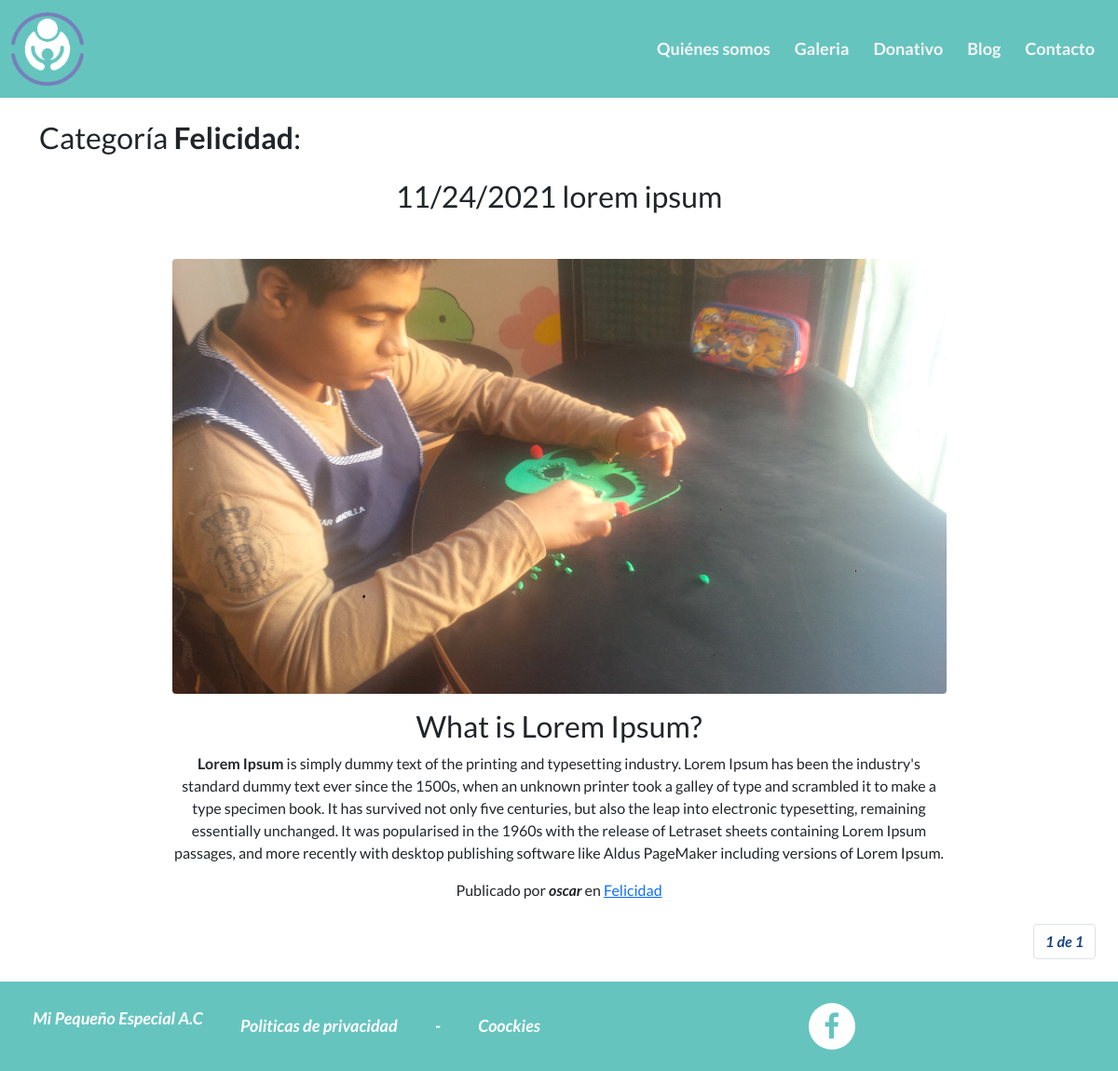
Page /blog/1/ on the committed database.
### posts/models.py (models this page shows, shortened)
class Category(models.Model):
    name= models.CharField(max_length=100, verbose_name="Nombre")
    created = models.DateTimeField(auto_now_add= True, verbose_name="Fecha de creación")
    updated = models.DateTimeField(auto_now= True, verbose_name="Fecha de modificación")
    class Meta:
        verbose_name= "Categoria"
        verbose_name_plural= "Categorias"
        ordering= ['created']
    def __str__(self):
        return self.name

class Post(models.Model):
    title= models.CharField(max_length=200, verbose_name="Titulo")
    content = RichTextField(verbose_name="Contenido")
    published= models.DateTimeField(verbose_name="Contenido", default=now)
    image= models.ImageField(verbose_name="Imagen", upload_to='blog')
    author= models.ForeignKey(User,verbose_name="Autor", on_delete=models.CASCADE)
    categories= models.ManyToManyField(Category,verbose_name="Categorias", related_name="get_posts")
    created = models.DateTimeField(auto_now_add= True, verbose_name="Fecha de creación")
    updated = models.DateTimeField(auto_now= True, verbose_name="Fecha de modificación")
    class Meta:
        verbose_name= "Post"
        verbose_name_plural= "Posts"
        ordering= ['created']

### pages/models.py (models this page shows, shortened)
class Page(models.Model):
    title=models.CharField(verbose_name="Titulo de página", max_length= 200)
    content= RichTextField(verbose_name= "Contenido")
    order = models.SmallIntegerField(verbose_name="Orden", default=0)
    created = models.DateTimeField(auto_now_add= True, verbose_name="Fecha de creación")
    updated = models.DateTimeField(auto_now= True, verbose_name="Fecha de modificación")
    class Meta:
        verbose_name= "Página"
        verbose_name_plural= "Páginas"
        ordering= ['order','title']

### posts/views.py (the view)
# urls.py: path('blog/<int:category_id>/', blogs_views.category , name="category_blog"),
def category(request, category_id):
    category = get_object_or_404(Category,id=category_id)
    posts= category.get_posts.all()
    paginator = Paginator(posts, 5)
    page_number = request.GET.get('page')
    posts = paginator.get_page(page_number)
    return render(request, "posts/category.html",{"posts":posts, 'category': category})

### pages/templatetags/pages_extras.py (called while the page is built)
@register.simple_tag
def get_page_list():
    pages = Page.objects.all()
    return pages

### templates/posts/category.html (shortened to what this page needs)
{% extends "base.html" %}
{% load static %}
{% block title %}
<link rel="stylesheet" href="{% static 'css/blog.css' %}">
{% endblock %}
{% block content %}
<h2 class="container mb-3 mt-4">Categoría <span style="font-weight: 550">{{category.name}}</span>:</h2>
{% for post in posts %}
<section class="page-section cta mb-3 mt-4">
      <div class="container">
        <div class="row">
          <div class="col-xl-9 mx-auto">
            <div class="cta-innerv text-center rounded">
              <h2 class="section-heading mb-5">
                <span class="section-heading-upper">{{post.published|date:"SHORT_DATE_FORMAT"}}</span>
                <span class="section-heading-lower">{{post.title}}</span>
              </h2>
              <p class="mb-0">
                <img class="mx-auto d-flex rounded img-fluid mb-3 mb-lg-0" src="{{post.image.url}}" alt="">
              </p>
              <p class="mb-0 mbt mt-3">
                {{post.content|safe}}
              </p>
              <p class="mb-0 mbt">
                <span class="section-heading-under">Publicado por <em><b>{{post.author.username}}</b></em> en
                  {% for category in post.categories.all %}
                  <a href="{% url 'category_blog' category.id %}" class="link"> {{category.name}}</a> {% if not forloop.last %},{% endif %}
                  {% endfor %}
                  <em>
                </span>
              </p>
            </div>
          </div>
        </div>
      </div>
    </section>
{% endfor %}
{% include "posts/pagination.html" %}
{% endblock %}

### templates/footer.html
{% load static %}
<footer class="">
  <div class="general-info">
    <p>Mi Pequeño Especial A.C</p>
    {% load pages_extras %}
      {% get_page_list as pages %}
      {% for page in pages %}
      <a href="{% url 'page' page.id page.title|slugify %}" class="link">{{page.title}}</a>{% if not forloop.last %}-{% endif %}
      {% endfor %}
  </div>
  <div id="social_networks">
      <li><a href="https://www.facebook.com/Mi-Peque%C3%B1o-Especial-AC-110064060768370/?ref=page_internal" class="fa fa-facebook"></a></li>
  </div>
</footer>

### static/css/index.css (style rules this page uses)
body { font-family: 'Lato', sans-serif !important; height: 100%; display: flex; flex-direction: column; position: relative; min-height: 100vh; }

### static/css/footer.css (style rules this page uses)
footer { display: flex; justify-content: space-around; background-color: #049e969b; padding: 15px; width: 100%; height: 12vh; margin-top: auto; position: absolute; bottom: 0; }
#social_networks { display: flex; align-items: center; width: 50%; justify-content: center; }
#social_networks li a { color: #049e969b; text-decoration: none; font-size: 30px; width: 100%; }
#social_networks li { display: flex; justify-content: center; align-items: center; list-style: none; background-color: white; width: 50px; height: 50px; border-radius: 30px; text-align: center; }
.general-info { display: flex; justify-content: space-around; align-items: center; color: white; font-size: 18px; font-weight: bold; width: 50%; }
.general-info a { text-decoration: none; color: white; }

### rows in the picture
Category: name "Felicidad"
Post: published "11/24/2021", title "lorem ipsum", image (picture), content "What is Lorem Ipsum? Lorem Ipsum is simply dummy text of the printing and typesetting industry. Lorem Ipsum has been the industry's standard dummy text ever since the 1500s, when an unknown printer took a galley of type and scrambled it to make a type specimen book. It has survived not only five centuries, but also the leap into electronic typesetting, remaining essentially unchanged. It was popularised in the 1960s with the release of Letraset sheets containing Lorem Ipsum passages, and more recently with desktop publishing software like Aldus PageMaker including versions of Lorem Ipsum.", author.username "oscar"
Page: title "Politicas de privacidad"
Page: title "Coockies"

### other values in the picture
{{ posts.number }} "1"
{{ posts.paginator.num_pages }} "1"
